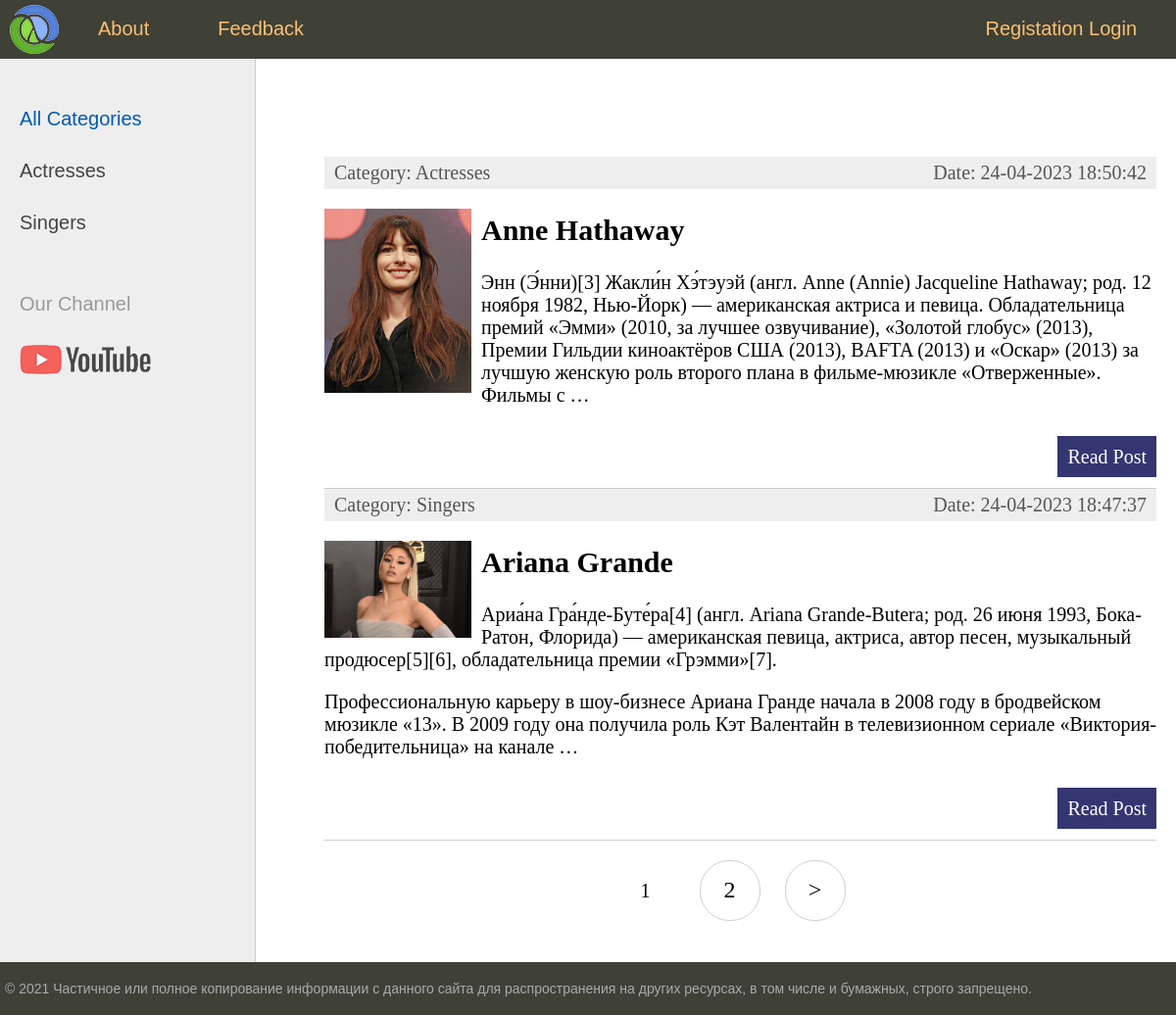
The page / on the database its author committed.
### women/models.py (models this page shows, shortened)
class Category(models.Model):
    name = models.CharField(max_length=255, db_index=True, verbose_name='Category')
    slug = models.SlugField(max_length=255, unique=True, db_index=True)
    def __str__(self):
        return self.name
    def get_absolute_url(self):
        return reverse("category", kwargs={"cat_slug": self.slug})
    class Meta:
        verbose_name = "Category"
        verbose_name_plural = "Categories"
        ordering = ['id']

class Women(models.Model):
    title = models.CharField(max_length=255)
    slug = models.SlugField(max_length=255, unique=True, db_index = True, verbose_name="URL")
    content = models.TextField(blank=False)
    photo = models.ImageField(upload_to='photos/%Y/%m/%d/')
    time_created = models.DateTimeField(auto_now_add=True)
    time_updated = models.DateTimeField(auto_now=True)
    is_published = models.BooleanField(default=True)
    cat = models.ForeignKey('Category', on_delete=models.PROTECT)
    def get_absolute_url(self):
        return reverse("post", kwargs={"post_slug": self.slug} )
    class Meta:
        verbose_name = "Famous People"
        verbose_name_plural = "Famous People"
        ordering = ['title']

### women/views.py (the view)
# urls.py: path('', WomenHome.as_view(), name='home'), # https://127.0.0.1:8000/
class WomenHome(DataMixin, ListView):
    model = Women
    template_name = 'women/index.html'
    context_object_name = 'posts'
    def get_context_data(self, *, object_list=None, **kwargs):
        context = super().get_context_data(**kwargs)
        c_def = self.get_user_context(title = "Main Page")
        return dict(list(context.items()) + list(c_def.items()))
    def get_queryset(self):
        return Women.objects.filter(is_published=True)

### women/utils.py (called while the page is built)
    def get_user_context(self, **kwargs):
        context = kwargs
        cats = Category.objects.all()
        user_menu = menu.copy()
        if not self.request.user.is_authenticated:
            user_menu.pop(1)
        context['menu'] = user_menu
        context['cats'] = cats
        if 'cat_selected' not in context:
            context['cat_selected'] = 0
        return context

### women/templates/women/index.html (shortened to what this page needs)
{% extends 'women/base.html' %}
{% block content %}
<ul class="list-articles">
	{% for p in posts %}
			<li>
				<div class="article-panel">
					<p class="first"> Category: {{p.cat}}</p>
					<p class="last"> Date: {{p.time_updated|date:"d-m-Y H:i:s"}}</p>
				</div>
				{% if p.photo %}
					<p> <img class="img-article-left thumb" src="{{p.photo.url}}"> </p>
				{% endif %}
				<h2>{{p.title}}</h2>
	{% autoescape on %}
	{{p.content|linebreaks|truncatewords:50}}
	{% endautoescape %}
			<p class="link-read-post"><a href="{{ p.get_absolute_url }}">Read Post</a></p>
			</li>
	{% endfor %}
</ul>
{% endblock %}

### women/templates/women/base.html (shortened to what this page needs)
{% load static %}
{% load women_tags %}
<!DOCTYPE html>
<html>
<head>
	<link type="text/css" href="{% static 'women/css/style.css' %}" rel="stylesheet" />
</head>
<body>
	<table class="table-page" border=0 cellpadding="0" cellspacing="0">
	<tr>
		<td valign=top>
		{% block mainmenu %}
			<div class="header">
				<ul id="mainmenu" class="mainmenu">
					<li class="logo">
						<a href="{% url 'home' %}">
							<div class="logo"></div>
						</a>
					</li>
					{% for m in menu %}
						<li>
							<a href="{% url m.url_name %}">{{m.title}}</a>
						</li>
					{% endfor %}
					{% if request.user.is_authenticated %}
						<li class="last"> {{user.username}} | <a href="{% url 'logout' %}"> Logout </a></li>
					{% else %}
						<li class='last'>
							<a href = "{% url 'register' %}"> Registation </a>
							<a href = "{% url 'login' %}"> Login </a>
						</li>
					{% endif %}
				</ul>
			</div>
		{% endblock mainmenu %}
	<table class="table-content" border=0 cellpadding="0" cellspacing="0">
	<tr>
	<td valign="top" class="left-chapters">
		<ul id="leftchapters">
			{% if cat_selected == 0 %}
				<li class="selected">All Categories</li>
			{% else %}
				<li> <a href="{% url 'home' %}">All Categories</a></li>
			{% endif %}
			{% for c in cats %}
				{% if c.pk == cat_selected %}
					<li class="selected">{{c.name}}</li>
				{% else %}
					<li><a href="{{ c.get_absolute_url }}">{{c.name}}</a></li>
				{% endif %}
			{% endfor %}
			<li class="share">
			<p>Our Channel</p>
			<a class="share-yt" href="https://www.youtube.com/channel/UClJzWfGWuGJL2t-3dYKcHTA/playlists" target="_blank" rel="nofollow"></a>
			</li>
		</ul>
	</td>
	<td valign="top" class="content">
	<div class="content-text">
		{% block content %}
		{% endblock %}
		{% if page_obj.has_other_pages %}
			<nav class="list-pages">
				<ul>
					{% for p in paginator.page_range %}
						{% if page_obj.number == p %}
							<li class="page-num page-num-selected"> {{p}} </li>
						{% elif p >= page_obj.number|add:-1 and p <= page_obj.number|add:1%}
							<li class="page-num">
								<a href="?page={{ p }}">{{ p }}</a>
							</li>
						{% endif %}
					{% endfor %}
					{% if page_obj.has_next %}
					 	<li class="page-num">
							<a href = "?page= {{page_obj.next_page_number}}">&gt;</a>
						</li>
					{% endif %}
				</ul>
			</nav>
		{% endif %}
	</div>
</td></tr></table>
</td></tr>
<tr>
	<td valign=top>
	<div id="footer">
		<p>&copy; 2021 Частичное или полное копирование информации с данного сайта для распространения на других ресурсах, в том числе и бумажных, строго запрещено.</p>
	</div>
</td></tr></table>
</body>
</html>

### women/static/women/css/style.css (style rules this page uses)
html, body { font-family: 'Arial'; margin: 0; padding: 0; height: 100%; width: 100%; color: #444; }
a { color: #0059b2; text-decoration: none; }
img { max-width: 600px; height: auto; }
img.img-article-left { max-width: 300px; height: auto; float: left; padding: 0 10px 10px 0; }
img.img-article-left.thumb { max-width: 150px; height: auto; }
p.link-read-post { text-align: right; }
p.link-read-post a { padding: 10px; min-width: 100px; background: #333671; color: #fff; text-decoration: none; }
div.article-panel { background: #eee; padding: 5px 10px 5px 10px; box-sizing: border-box; overflow: hidden; color: #555; }
div.article-panel p.first { margin: 0; float: left; }
div.article-panel p.last { margin: 0; float: right; }
ul.list-articles { list-style: none; margin: 0; padding: 0; }
ul.list-articles li { border-bottom: 1px solid #ccc; }
.table-page { width: 100%; height: 100%; vertical-align: top; }
.table-page tr { height: 100%; }
.header { background: #3F4137; height: 60px; }
.logo { background: url('../images/logo.png') no-repeat 10px 5px; width: 70px; height: 60px; }
ul.mainmenu { list-style: none; margin: 0; padding: 0; height: 60px; color: #fdc073; font-size: 20px; overflow: hidden; }
ul.mainmenu li { float: left; margin: 18px 40px 0 30px; }
ul.mainmenu li.logo { margin: 0; }
ul.mainmenu li.last { float: right; }
ul.mainmenu li a { color: #fdc073; text-decoration: none; }
.table-content { width: 100%; min-height: 100%; height: 100%; }
.left-chapters { margin: 0; background: #eee; border-right: 1px solid #ccc; min-height: 100%; }
.left-chapters ul { width: 230px; min-height: 100%; margin: 0; padding: 20px 10px 10px 20px; list-style: none; font-size: 20px; }
.left-chapters ul li { margin: 30px 0 0 0; color: #999; }
.left-chapters ul li.selected { color: #0059b2; }
.left-chapters ul li a { color: #444; text-decoration: none; }
.left-chapters ul li.share { margin: 60px 0 0 0; }
.left-chapters ul li.share p { margin: 30px 0 30px 0; }
.left-chapters ul li.share a { display: inline-block; width: 40px; height: 40px; margin: 0 20px 0 0; }
.left-chapters ul li.share a.share-yt { width: 100%; height: 30px; background: url('../images/share_yt.png') no-repeat 0 0 }
.content { padding: 40px 20px 20px 40px; width: 100%; box-sizing: border-box; }
.content-text { margin: 60px 0 0 30px; color: #000; font-size: 20px; font-family: Yandex Sans Display Light; }
#footer { box-sizing: border-box; background: #3F4137; padding: 5px; color: #aaa; font-size: 14px; font-family: Verdana, Geneva, Arial, Helvetica; text-align: left; overflow: hidden; }
.list-pages { text-align: center; margin: 0 0 20px 0; }
.list-pages ul { margin: 20px 0 0 0; padding: 0; list-style: none; }
.list-pages ul li { display: inline-block; margin: 0 20px 0 0; }
.list-pages a { color: #000; font-size: 24px; text-decoration: none; }
.list-pages .page-num, .page-num-selected { display: inline-block; width: 60px; height: 44px; padding: 16px 0 0 0; border: 1px solid #d0d0d0; border-radius: 30px; }
.list-pages .page-num-selected { border: none; color: #000; font-size: 20px; }

### rows shown on the page
Category: name "Actresses"
Category: name "Singers"
Women: cat "Actresses", time_updated "24-04-2023 18:50:42", photo (picture), title "Anne Hathaway", content "Энн (Э́нни)[3] Жакли́н Хэ́тэуэй (англ. Anne (Annie) Jacqueline Hathaway; род. 12 ноября 1982, Нью-Йорк) — американская актриса и певица. Обладательница премий «Эмми» (2010, за лучшее озвучивание), «Золотой глобус» (2013), Премии Гильдии киноактёров США (2013), BAFTA (2013) и «Оскар» (2013) за лучшую женскую роль второго плана в фильме-мюзикле «Отверженные». Фильмы с …"
Women: cat "Singers", time_updated "24-04-2023 18:47:37", photo (picture), title "Ariana Grande", content "Ариа́на Гра́нде-Буте́ра[4] (англ. Ariana Grande-Butera; род. 26 июня 1993, Бока-Ратон, Флорида) — американская певица, актриса, автор песен, музыкальный продюсер[5][6], обладательница премии «Грэмми»[7]. Профессиональную карьеру в шоу-бизнесе Ариана Гранде начала в 2008 году в бродвейском мюзикле «13». В 2009 году она получила роль Кэт Валентайн в телевизионном сериале «Виктория-победительница» на канале …"

### other values the page prints
{{ m.title }} "About" "Feedback"
{{ p }} "1"
{{ p }} "2"
